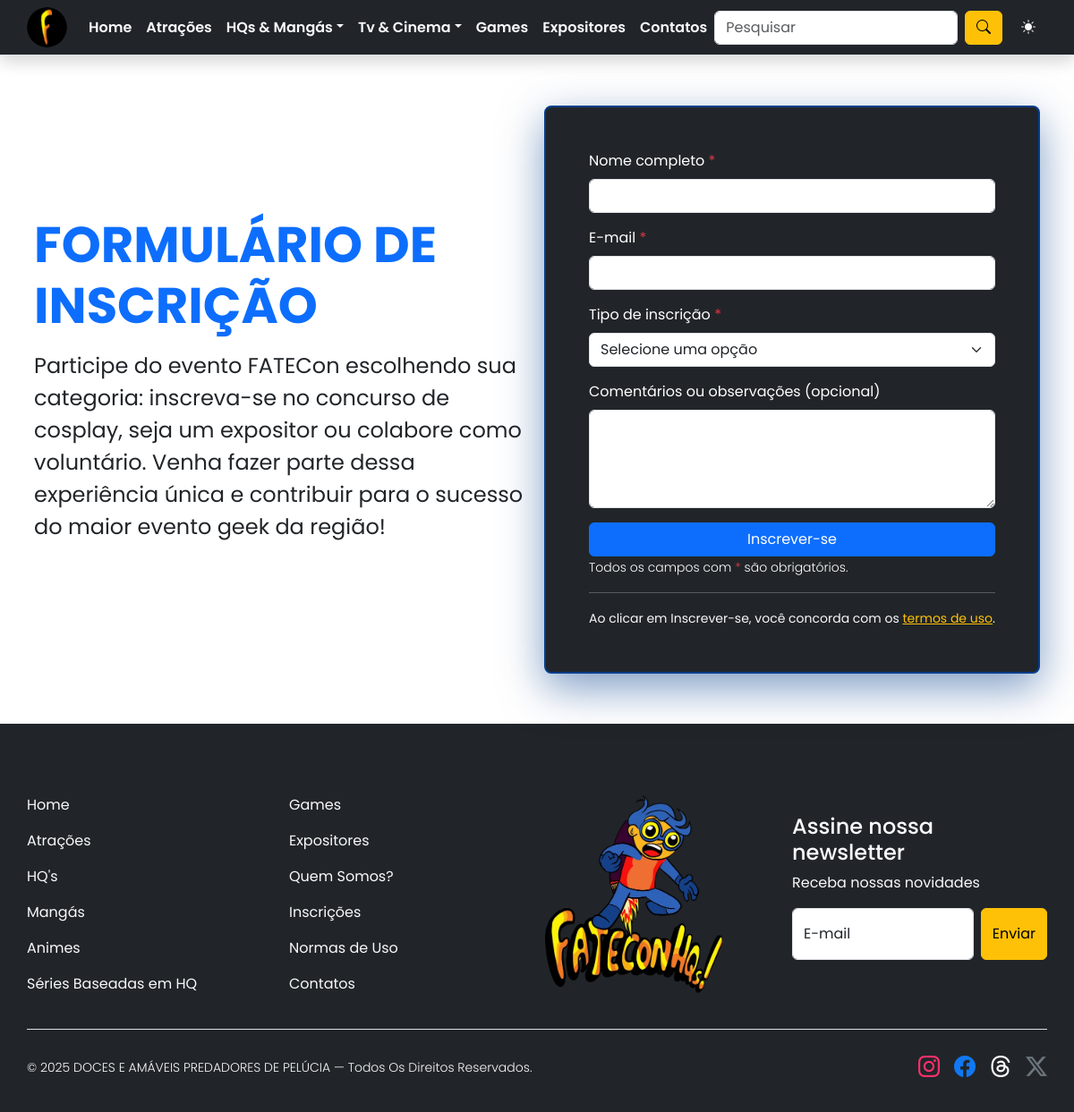
The page /inscricoes.php on the database its author committed.
### tables this page shows
CREATE TABLE IF NOT EXISTS pagina_inscricao (
    id INT AUTO_INCREMENT PRIMARY KEY,
    titulo VARCHAR(255) NOT NULL,
    descricao TEXT NOT NULL
) DEFAULT;

### inscricoes.php (the view, shortened to what this page needs)
<?php
include 'src/includes/header.php';
include 'src/includes/conexao.php';
$pagina = ['titulo' => 'Inscreva-se', 'descricao' => 'Preencha o formulário abaixo.'];
$result = $conecta->query("SELECT titulo, descricao FROM pagina_inscricao LIMIT 1");
if ($result && $result->num_rows > 0) {
    $pagina = $result->fetch_assoc();
}
?>
<main id="main>
    <section class="py-5" aria-labelledby="titulo-inscricoes">
        <div class="container my-0 my-md-5 p-md-0">
            <div class="row row-cols-lg-2 g-0 justify-content-center">
                <header class="text-center text-lg-start p-2 align-self-center">
                    <h1 id="titulo-inscricoes" class="display-4 fw-bold text-primary mb-3 text-uppercase"><?= htmlspecialchars($pagina['titulo']) ?></h1>
                    <p class="fs-4 mb-4"><?= nl2br(htmlspecialchars($pagina['descricao'])) ?></p>
                </header>
                <div class="p-2 position-relative">
                    <div role="form" class="p-5 border-blue rounded-3 bg-dark text-white" method="post" aria-label="Preencha o formulário abaixo para se inscrever">
                        <fieldset>
                            <div class="mb-3">
                                <label for="inputNome" class="form-label">Nome completo <span class="text-danger">*</span></label>
                                <input type="text" class="form-control" id="inputNome" name="name">
                            </div>
                            <div class="mb-3">
                                <label for="inputEmail" class="form-label">E-mail <span class="text-danger">*</span></label>
                                <input type="email" class="form-control" id="inputEmail" name="email">
                            </div>
                            <div class="mb-3">
                                <label for="tipoInscricao" class="form-label">Tipo de inscrição <span class="text-danger">*</span></label>
                                <select class="form-select" id="tipoInscricao" name="subscriptionType">
                                    <option value="" selected disabled>Selecione uma opção</option>
                                </select>
                            </div>
                            <div class="mb-3">
                                <label for="comentarios" class="form-label">Comentários ou observações (opcional)</label>
                                <textarea class="form-control" id="comentarios" name="comments" rows="4"></textarea>
                            </div>
                            <button id="btnInscrever" class="btn btn-primary w-100" type="submit">Inscrever-se</button>
                            <small class="fw-light">Todos os campos com <span class="text-danger">*</span> são obrigatórios.</small>
                            <hr class="my-3">
                            <div class="text-center">
                                <small class="text-light">
                                    Ao clicar em Inscrever-se, você concorda com os <a href="normas.php" class="text-warning">termos de uso</a>.
                                </small>
                            </div>
                        </fieldset>
                    </div>
                </div>
                <div id="mensagemAlerta" class="p-5 position-fixed z-3 translate-middle-x-50 bottom-0" data-bs-theme="dark"></div>
            </div>
        </div>
</main>
<?php
include 'src/includes/footer.php';
?>

### src/assets/css/style.css (style rules this page uses)
:root { --fonte-principal: "Poppins", Arial, sans-serif; --color-white: #ffffff; --color-red: #d90404; --color-orange: #ff640a; --color-black: #000000; --color-blue: #033e8c; --color-mustard: #f2b705; --color-turquoise: #15bfae; --color-instagram: #ff306c; --color-facebook: #1178f2; --color-hq-serie-1: #8c7f3e; --color-hq-serie-2: #1f4ca6; --color-hq-serie-3: #4f8c5e; --color-hq-serie-4: #a64b86; --color-hq-filme-1: #53c9c4; --color-hq-filme-2: #f29e38; --color-hq-filme-3: #648164; --color-hq-filme-4: #abaaaa; --color-authors: #3a4f50; --color-game-characters: #e0ffff; --color-game-table: #aee73c; --color-game-original-remake: var(--color-red); --color-anime-1: #d4d4d4; --color-anime-2: #ffa162; --color-anime-3: #9b3d1a; --color-anime-4: #0e2330; --color-anime-5: #000000; --color-anime-6: #700011; --color-anime-7: #01234e; --color-anime-8: #af8507; --color-anime-9: #162641; --color-anime-10: #b677dd; --shadow-anime-1: 0 1rem 3rem #d4d4d483; --shadow-anime-2: 0 1rem 3rem #f2870583; --shadow-anime-3: 0 1rem 3rem #f25f2983; --shadow-anime-4: 0 1rem 3rem #3382b383; --shadow-anime-5: 0 1rem 3rem #74747483; --shadow-anime-6: 0 1rem 3rem #90011783; --shadow-anime-7: 0 1rem 3rem #054ead83; --shadow-anime-8: 0 1rem 3rem #ffd35083; --shadow-anime-9: 0 1rem 3rem #385b9283; --shadow-anime-10: 0 1rem 3rem #a861d583; --shadow-white-1: 0 .5rem 2rem #ffffff70; --shadow-white: 0 1rem 3rem #ffffff83; --shadow-black-1: 0 1rem 3rem #0000002d; --shadow-orange-1: 0 0 10px 1px #ff640ab4; --shadow-mustard: 0 1rem 3rem #f2b70583; --shadow-red: 0 1rem 3rem #d9040483; --shadow-turquoise: 0 1rem 3rem #15bfae83; --shadow-blue: 0 1rem 3rem #033e8c83 }
body { transition: all ease .3s; }
* { font-family: var(--fonte-principal); }
.border-blue { border: solid 2px var(--color-blue); box-shadow: var(--shadow-blue); }

### rows shown on the page
pagina_inscricao: titulo "FORMULÁRIO DE INSCRIÇÃO", descricao "Participe do evento FATECon escolhendo sua categoria: inscreva-se no concurso de cosplay, seja um expositor ou colabore como voluntário. Venha fazer parte dessa experiência única e contribuir para o sucesso do maior evento geek da região!"
